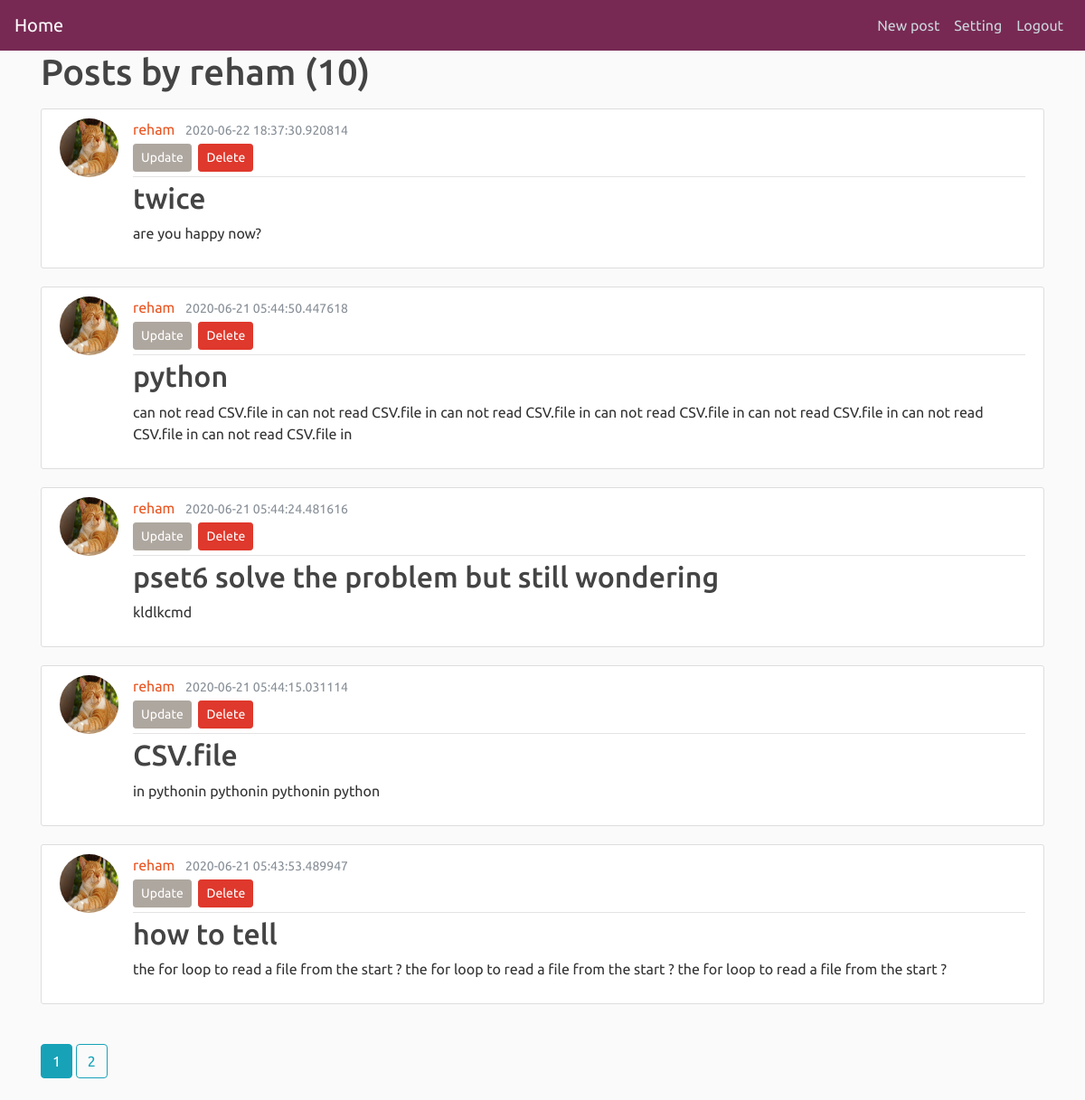
The app's page /user/reham (signed in) with its own data.
### blog/models.py (models this page shows, shortened)
class Users(db.Model, UserMixin):
    id = db.Column(db.Integer, primary_key= True)
    username = db.Column(db.String(15), unique=True, nullable= False)
    email = db.Column(db.String(100), unique=True, nullable=False)
    password = db.Column(db.String(80), nullable= False)
    picture = db.Column(db.String(20), nullable=False, default='cat.jpg')
    posts = db.relationship('Posts', backref="author", lazy= True)

class Posts(db.Model):
    id = db.Column(db.Integer, primary_key= True)
    title = db.Column(db.String, nullable= False)
    content = db.Column(db.Text, nullable= False)
    time = db.Column(db.DateTime, default= datetime.utcnow, nullable= False)
    user_id = db.Column(db.Integer, db.ForeignKey('users.id'), nullable= False)

### blog/user/routes.py (the view)
@end_user.route('/user/<string:username>', methods=['GET', 'POST'])
def User_profile(username):
    page = request.args.get('page', 1 ,type= int)
    user = Users.query.filter_by(username=username).first_or_404()
    posts= Posts.query.filter_by(author = user).order_by(Posts.time.desc())\
    .paginate(page= page, per_page= 5)
    return render_template('user_profile.html', posts=posts, user= user)

### blog/models.py (called while the page is built)
@login_manager.user_loader
def load_user(user_id):
    return Users.query.get(int(user_id))

### blog/templates/user_profile.html (shortened to what this page needs)
{% extends "layout.html" %}
{% block main %}
  <h1 class="mb-3">Posts by {{ user.username }} ({{ posts.total }})</h1>
  {% for post in posts.items %}
  <article class="media content-section">
    <img class="rounded-circle article-img" src="{{ url_for('static', filename='picture/' + post.author.picture) }}">
    <div class="media-body">
      <div class="article-metadata">
        <a class="mr-2" href="{{ url_for('end_user.User_profile', username= post.author.username) }}">{{ post.author.username }}</a>
        <small class="text-muted">{{ post.time }}</small>
        {% if post.author == current_user %}
          <div>
            <a class="btn btn-secondary btn-sm mt-1 mb-1" href="{{url_for('posts_.PostUpdate', post_id= post.id)}}">Update</a>
            <button type="button" class="btn btn-danger btn-sm m-1" data-toggle="modal" data-target="#deleteModal">Delete</button>
          </div>
        {% endif %}
      </div>
      <h2 class="article-title">{{ post.title }}</h2>
      <p class="article-content">{{ post.content }}</p>
    </div>
  </article>
{% endfor %}
<br>
{% for page_num in posts.iter_pages(left_edge=1, right_edge=1, left_current=1, right_current=2) %}
  {% if page_num %}
    {%if page_num == posts.page %}
       <a class="btn btn-info mb-4" href="{{ url_for('main.home', page=page_num) }}">{{ page_num }}</a>
    {% else %}
       <a class="btn btn-outline-info mb-4" href="{{ url_for('main.home', page=page_num) }}">{{ page_num }}</a>
    {% endif %}
  {% else %}
  ..
  {% endif %}
{% endfor %}
{% endblock %}

### blog/static/style.css (style rules this page uses)
body { background: #fafafa; color: #333333; }
h1, h2, h3, h4, h5, h6 { color: #444444; }
.content-section { background: #ffffff; padding: 10px 20px; border: 1px solid #dddddd; border-radius: 3px; margin-bottom: 20px; }
.article-title { color: #444444; }
.article-content { white-space: pre-line; }
.article-img { height: 65px; width: 65px; margin-right: 16px; }
.article-metadata { padding-bottom: 1px; margin-bottom: 4px; border-bottom: 1px solid #e3e3e3 }

### records on screen
Users: username "reham"
Posts: picture (picture), author.username "reham", time "2020-06-22 18:37:30.920814", title "twice", content "are you happy now?"
Posts: picture (picture), author.username "reham", time "2020-06-21 05:44:50.447618", title "python", content "can not read CSV.file in can not read CSV.file in can not read CSV.file in can not read CSV.file in can not read CSV.file in can not read CSV.file in can not read CSV.file in"
Posts: picture (picture), author.username "reham", time "2020-06-21 05:44:24.481616", title "pset6 solve the problem but still wondering", content "kldlkcmd"
Posts: picture (picture), author.username "reham", time "2020-06-21 05:44:15.031114", title "CSV.file", content "in pythonin pythonin pythonin python"
Posts: picture (picture), author.username "reham", time "2020-06-21 05:43:53.489947", title "how to tell", content "the for loop to read a file from the start ? the for loop to read a file from the start ? the for loop to read a file from the start ?"

### other values on screen
{{ posts.total }} "10"
{{ page_num }} "1"
{{ page_num }} "2"
